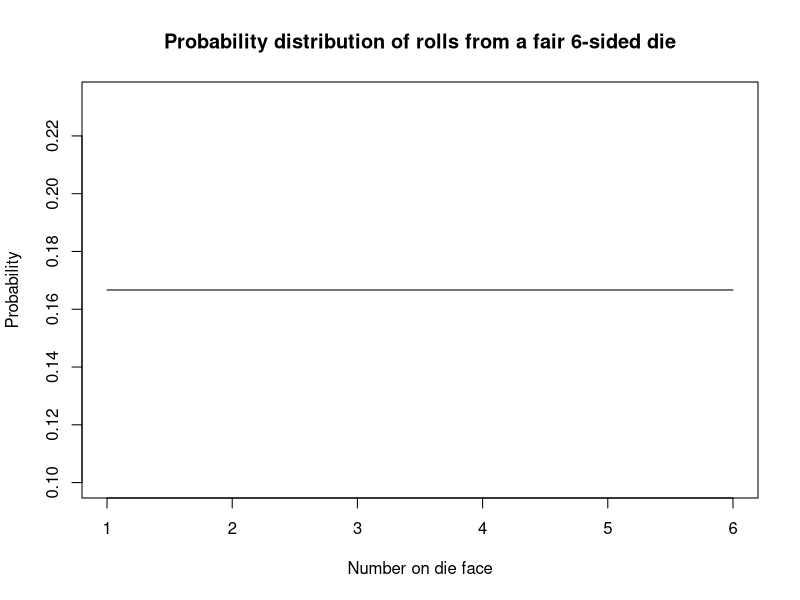
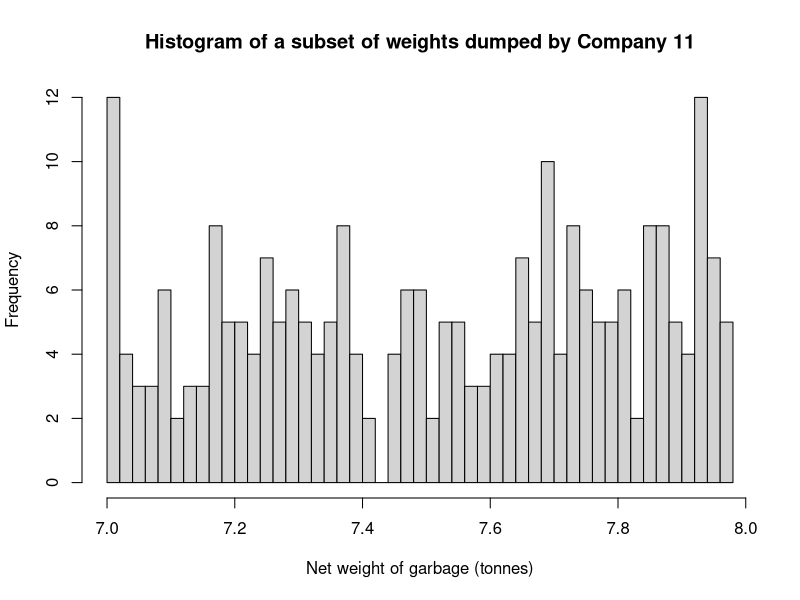

The R source for these figures, in order:
## ---- chunk 1
# Example of a uniform distribution 
plot(x=c(1:6),y=rep(1/6,6),type="l",
     main="Probability distribution of rolls from a fair 6-sided die",
     xlab= "Number on die face",
     ylab= "Probability")
## ---- chunk 2
library(readxl) 
library(dplyr) 
## ---- chunk 3
df <- read_excel("weighbridge_2-2hss1p1.xlsx") 
df_subset <- df %>% filter(Company == 11,
                           between(`Net weight of garbage (tonnes)`, 7, 7.98),
                           !is.na(`Net weight of garbage (tonnes)`))
hist(df_subset$`Net weight of garbage (tonnes)`, breaks=50,
     main="Histogram of a subset of weights dumped by Company 11",
     xlab= "Net weight of garbage (tonnes)",
     ylab= "Frequency")
## ---- chunk 4
df_subset[round(df_subset$`Net weight of garbage (tonnes)` * 100) %% 2 != 0, ]
